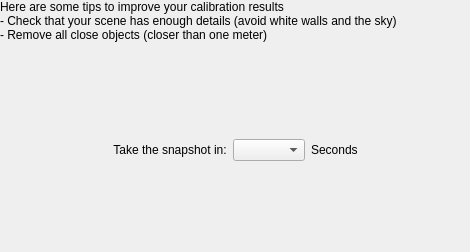
<?xml version="1.0" encoding="UTF-8"?>
<ui version="4.0">
 <class>CalibrationWorkflowPage</class>
 <widget class="QWidget" name="CalibrationWorkflowPage">
  <property name="geometry">
   <rect>
    <x>0</x>
    <y>0</y>
    <width>470</width>
    <height>252</height>
   </rect>
  </property>
  <layout class="QVBoxLayout" name="verticalLayout">
   <property name="leftMargin">
    <number>0</number>
   </property>
   <property name="topMargin">
    <number>0</number>
   </property>
   <property name="rightMargin">
    <number>0</number>
   </property>
   <property name="bottomMargin">
    <number>0</number>
   </property>
   <item>
    <widget class="QLabel" name="labelExplanation">
     <property name="text">
      <string>Here are some tips to improve your calibration results
- Check that your scene has enough details (avoid white walls and the sky)
- Remove all close objects (closer than one meter)</string>
     </property>
     <property name="wordWrap">
      <bool>true</bool>
     </property>
    </widget>
   </item>
   <item>
    <spacer name="verticalSpacer_2">
     <property name="orientation">
      <enum>Qt::Vertical</enum>
     </property>
     <property name="sizeHint" stdset="0">
      <size>
       <width>20</width>
       <height>74</height>
      </size>
     </property>
    </spacer>
   </item>
   <item>
    <layout class="QHBoxLayout" name="counterLayout">
     <item>
      <spacer name="horizontalSpacer">
       <property name="orientation">
        <enum>Qt::Horizontal</enum>
       </property>
       <property name="sizeHint" stdset="0">
        <size>
         <width>40</width>
         <height>20</height>
        </size>
       </property>
      </spacer>
     </item>
     <item>
      <widget class="QLabel" name="label_4">
       <property name="text">
        <string>Take the snapshot in:</string>
       </property>
       <property name="alignment">
        <set>Qt::AlignCenter</set>
       </property>
      </widget>
     </item>
     <item>
      <widget class="QComboBox" name="comboSeconds">
       <property name="sizePolicy">
        <sizepolicy hsizetype="Preferred" vsizetype="Fixed">
         <horstretch>0</horstretch>
         <verstretch>0</verstretch>
        </sizepolicy>
       </property>
      </widget>
     </item>
     <item>
      <widget class="QLabel" name="labelSeconds">
       <property name="text">
        <string>Seconds</string>
       </property>
      </widget>
     </item>
     <item>
      <spacer name="horizontalSpacer_2">
       <property name="orientation">
        <enum>Qt::Horizontal</enum>
       </property>
       <property name="sizeHint" stdset="0">
        <size>
         <width>40</width>
         <height>20</height>
        </size>
       </property>
      </spacer>
     </item>
    </layout>
   </item>
   <item>
    <spacer name="verticalSpacer">
     <property name="orientation">
      <enum>Qt::Vertical</enum>
     </property>
     <property name="sizeHint" stdset="0">
      <size>
       <width>20</width>
       <height>73</height>
      </size>
     </property>
    </spacer>
   </item>
  </layout>
 </widget>
 <resources/>
 <connections/>
</ui>
